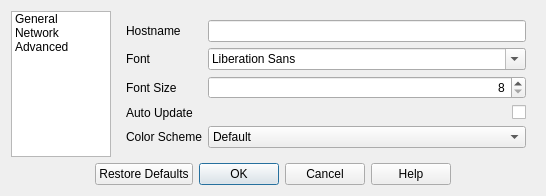
<?xml version="1.0" encoding="UTF-8"?>
<ui version="4.0">
 <class>PXMSettingsDialog</class>
 <widget class="QDialog" name="PXMSettingsDialog">
  <property name="geometry">
   <rect>
    <x>0</x>
    <y>0</y>
    <width>546</width>
    <height>186</height>
   </rect>
  </property>
  <property name="sizePolicy">
   <sizepolicy hsizetype="Preferred" vsizetype="Preferred">
    <horstretch>0</horstretch>
    <verstretch>0</verstretch>
   </sizepolicy>
  </property>
  <property name="maximumSize">
   <size>
    <width>16777215</width>
    <height>16777215</height>
   </size>
  </property>
  <property name="windowTitle">
   <string>Settings</string>
  </property>
  <layout class="QGridLayout" name="gridLayout">
   <item row="1" column="0" rowspan="10">
    <widget class="QListWidget" name="listWidget">
     <property name="sizePolicy">
      <sizepolicy hsizetype="Preferred" vsizetype="Expanding">
       <horstretch>0</horstretch>
       <verstretch>0</verstretch>
      </sizepolicy>
     </property>
     <property name="maximumSize">
      <size>
       <width>100</width>
       <height>16777215</height>
      </size>
     </property>
     <item>
      <property name="text">
       <string>General</string>
      </property>
     </item>
     <item>
      <property name="text">
       <string>Network</string>
      </property>
     </item>
     <item>
      <property name="text">
       <string>Advanced</string>
      </property>
     </item>
    </widget>
   </item>
   <item row="11" column="0" colspan="7">
    <widget class="QDialogButtonBox" name="buttonBox">
     <property name="focusPolicy">
      <enum>Qt::StrongFocus</enum>
     </property>
     <property name="orientation">
      <enum>Qt::Horizontal</enum>
     </property>
     <property name="standardButtons">
      <set>QDialogButtonBox::Cancel|QDialogButtonBox::Help|QDialogButtonBox::Ok|QDialogButtonBox::RestoreDefaults</set>
     </property>
     <property name="centerButtons">
      <bool>true</bool>
     </property>
    </widget>
   </item>
   <item row="1" column="1" rowspan="10" colspan="6">
    <widget class="QStackedWidget" name="stackedWidget">
     <property name="currentIndex">
      <number>0</number>
     </property>
     <widget class="QWidget" name="page">
      <layout class="QGridLayout" name="gridLayout_2">
       <item row="0" column="0">
        <layout class="QFormLayout" name="formLayout">
         <item row="0" column="0">
          <widget class="QLabel" name="hostnameLabel">
           <property name="text">
            <string>Hostname</string>
           </property>
          </widget>
         </item>
         <item row="0" column="1">
          <widget class="QLineEdit" name="hostnameLineEdit">
           <property name="sizePolicy">
            <sizepolicy hsizetype="Expanding" vsizetype="Preferred">
             <horstretch>0</horstretch>
             <verstretch>0</verstretch>
            </sizepolicy>
           </property>
           <property name="layoutDirection">
            <enum>Qt::RightToLeft</enum>
           </property>
           <property name="maxLength">
            <number>24</number>
           </property>
           <property name="alignment">
            <set>Qt::AlignRight|Qt::AlignTrailing|Qt::AlignVCenter</set>
           </property>
          </widget>
         </item>
         <item row="1" column="0">
          <widget class="QLabel" name="fontLabel">
           <property name="text">
            <string>Font</string>
           </property>
          </widget>
         </item>
         <item row="1" column="1">
          <widget class="QFontComboBox" name="fontComboBox">
           <property name="sizePolicy">
            <sizepolicy hsizetype="Preferred" vsizetype="Preferred">
             <horstretch>0</horstretch>
             <verstretch>0</verstretch>
            </sizepolicy>
           </property>
           <property name="layoutDirection">
            <enum>Qt::LeftToRight</enum>
           </property>
          </widget>
         </item>
         <item row="2" column="0">
          <widget class="QLabel" name="fontSizeLabel">
           <property name="text">
            <string>Font Size</string>
           </property>
          </widget>
         </item>
         <item row="2" column="1">
          <widget class="QSpinBox" name="fontSizeSpinBox">
           <property name="sizePolicy">
            <sizepolicy hsizetype="Preferred" vsizetype="Preferred">
             <horstretch>0</horstretch>
             <verstretch>0</verstretch>
            </sizepolicy>
           </property>
           <property name="maximumSize">
            <size>
             <width>16777215</width>
             <height>16777215</height>
            </size>
           </property>
           <property name="alignment">
            <set>Qt::AlignRight|Qt::AlignTrailing|Qt::AlignVCenter</set>
           </property>
           <property name="minimum">
            <number>8</number>
           </property>
           <property name="maximum">
            <number>24</number>
           </property>
          </widget>
         </item>
         <item row="4" column="0">
          <widget class="QLabel" name="label">
           <property name="text">
            <string>Color Scheme</string>
           </property>
          </widget>
         </item>
         <item row="4" column="1">
          <widget class="QComboBox" name="comboBox">
           <item>
            <property name="text">
             <string>Default</string>
            </property>
           </item>
           <item>
            <property name="text">
             <string>Dark</string>
            </property>
           </item>
          </widget>
         </item>
         <item row="3" column="0">
          <widget class="QLabel" name="label_2">
           <property name="text">
            <string>Auto Update</string>
           </property>
          </widget>
         </item>
         <item row="3" column="1">
          <widget class="QCheckBox" name="checkBox">
           <property name="layoutDirection">
            <enum>Qt::RightToLeft</enum>
           </property>
           <property name="text">
            <string/>
           </property>
          </widget>
         </item>
        </layout>
       </item>
      </layout>
     </widget>
     <widget class="QWidget" name="page_2">
      <layout class="QGridLayout" name="gridLayout_3">
       <item row="0" column="0">
        <layout class="QFormLayout" name="formLayout_3">
         <item row="0" column="0">
          <widget class="QLabel" name="tcpPortLabel">
           <property name="text">
            <string>TCP Port number</string>
           </property>
          </widget>
         </item>
         <item row="0" column="1">
          <widget class="QSpinBox" name="tcpPortSpinBox">
           <property name="enabled">
            <bool>true</bool>
           </property>
           <property name="sizePolicy">
            <sizepolicy hsizetype="Expanding" vsizetype="Preferred">
             <horstretch>0</horstretch>
             <verstretch>0</verstretch>
            </sizepolicy>
           </property>
           <property name="maximumSize">
            <size>
             <width>16777215</width>
             <height>16777215</height>
            </size>
           </property>
           <property name="layoutDirection">
            <enum>Qt::LeftToRight</enum>
           </property>
           <property name="alignment">
            <set>Qt::AlignRight|Qt::AlignTrailing|Qt::AlignVCenter</set>
           </property>
           <property name="accelerated">
            <bool>true</bool>
           </property>
           <property name="maximum">
            <number>65535</number>
           </property>
          </widget>
         </item>
         <item row="1" column="1">
          <widget class="QSpinBox" name="udpPortSpinBox">
           <property name="sizePolicy">
            <sizepolicy hsizetype="Expanding" vsizetype="Preferred">
             <horstretch>0</horstretch>
             <verstretch>0</verstretch>
            </sizepolicy>
           </property>
           <property name="maximumSize">
            <size>
             <width>16777215</width>
             <height>16777215</height>
            </size>
           </property>
           <property name="layoutDirection">
            <enum>Qt::LeftToRight</enum>
           </property>
           <property name="alignment">
            <set>Qt::AlignRight|Qt::AlignTrailing|Qt::AlignVCenter</set>
           </property>
           <property name="accelerated">
            <bool>true</bool>
           </property>
           <property name="maximum">
            <number>65535</number>
           </property>
          </widget>
         </item>
         <item row="1" column="0">
          <widget class="QLabel" name="udpPortLabel">
           <property name="text">
            <string>UDP Port number</string>
           </property>
          </widget>
         </item>
         <item row="2" column="0">
          <widget class="QLabel" name="multicastLabel">
           <property name="text">
            <string>Multicast Address</string>
           </property>
          </widget>
         </item>
         <item row="2" column="1">
          <widget class="QLineEdit" name="multicastLineEdit">
           <property name="sizePolicy">
            <sizepolicy hsizetype="Expanding" vsizetype="Preferred">
             <horstretch>0</horstretch>
             <verstretch>0</verstretch>
            </sizepolicy>
           </property>
           <property name="layoutDirection">
            <enum>Qt::RightToLeft</enum>
           </property>
           <property name="alignment">
            <set>Qt::AlignRight|Qt::AlignTrailing|Qt::AlignVCenter</set>
           </property>
          </widget>
         </item>
        </layout>
       </item>
      </layout>
     </widget>
     <widget class="QWidget" name="page_3">
      <layout class="QGridLayout" name="gridLayout_4">
       <item row="0" column="0">
        <layout class="QFormLayout" name="formLayout_5">
         <item row="0" column="0">
          <widget class="QLabel" name="verbosityLabel">
           <property name="text">
            <string>Logging Verbosity</string>
           </property>
          </widget>
         </item>
         <item row="0" column="1">
          <widget class="QSpinBox" name="verbositySpinBox">
           <property name="sizePolicy">
            <sizepolicy hsizetype="Expanding" vsizetype="Preferred">
             <horstretch>0</horstretch>
             <verstretch>0</verstretch>
            </sizepolicy>
           </property>
           <property name="maximumSize">
            <size>
             <width>16777215</width>
             <height>16777215</height>
            </size>
           </property>
           <property name="baseSize">
            <size>
             <width>100</width>
             <height>10</height>
            </size>
           </property>
           <property name="layoutDirection">
            <enum>Qt::LeftToRight</enum>
           </property>
           <property name="alignment">
            <set>Qt::AlignRight|Qt::AlignTrailing|Qt::AlignVCenter</set>
           </property>
           <property name="maximum">
            <number>2</number>
           </property>
          </widget>
         </item>
         <item row="1" column="0">
          <widget class="QLabel" name="logStatusLabel">
           <property name="text">
            <string>Enable Logging to File</string>
           </property>
          </widget>
         </item>
         <item row="1" column="1">
          <widget class="QCheckBox" name="LogActiveCheckBox">
           <property name="sizePolicy">
            <sizepolicy hsizetype="Expanding" vsizetype="Preferred">
             <horstretch>0</horstretch>
             <verstretch>0</verstretch>
            </sizepolicy>
           </property>
           <property name="layoutDirection">
            <enum>Qt::RightToLeft</enum>
           </property>
           <property name="text">
            <string/>
           </property>
          </widget>
         </item>
         <item row="2" column="0">
          <widget class="QLabel" name="allowMultipleLabel">
           <property name="text">
            <string>Allow multiple instances</string>
           </property>
          </widget>
         </item>
         <item row="2" column="1">
          <widget class="QCheckBox" name="allowMultipleCheckBox">
           <property name="enabled">
            <bool>true</bool>
           </property>
           <property name="sizePolicy">
            <sizepolicy hsizetype="Expanding" vsizetype="Preferred">
             <horstretch>0</horstretch>
             <verstretch>0</verstretch>
            </sizepolicy>
           </property>
           <property name="layoutDirection">
            <enum>Qt::RightToLeft</enum>
           </property>
           <property name="text">
            <string/>
           </property>
          </widget>
         </item>
        </layout>
       </item>
      </layout>
     </widget>
    </widget>
   </item>
  </layout>
 </widget>
 <resources/>
 <connections>
  <connection>
   <sender>buttonBox</sender>
   <signal>accepted()</signal>
   <receiver>PXMSettingsDialog</receiver>
   <slot>accept()</slot>
   <hints>
    <hint type="sourcelabel">
     <x>248</x>
     <y>254</y>
    </hint>
    <hint type="destinationlabel">
     <x>157</x>
     <y>274</y>
    </hint>
   </hints>
  </connection>
  <connection>
   <sender>buttonBox</sender>
   <signal>rejected()</signal>
   <receiver>PXMSettingsDialog</receiver>
   <slot>reject()</slot>
   <hints>
    <hint type="sourcelabel">
     <x>316</x>
     <y>260</y>
    </hint>
    <hint type="destinationlabel">
     <x>286</x>
     <y>274</y>
    </hint>
   </hints>
  </connection>
  <connection>
   <sender>listWidget</sender>
   <signal>currentRowChanged(int)</signal>
   <receiver>stackedWidget</receiver>
   <slot>setCurrentIndex(int)</slot>
   <hints>
    <hint type="sourcelabel">
     <x>58</x>
     <y>163</y>
    </hint>
    <hint type="destinationlabel">
     <x>326</x>
     <y>163</y>
    </hint>
   </hints>
  </connection>
 </connections>
</ui>
